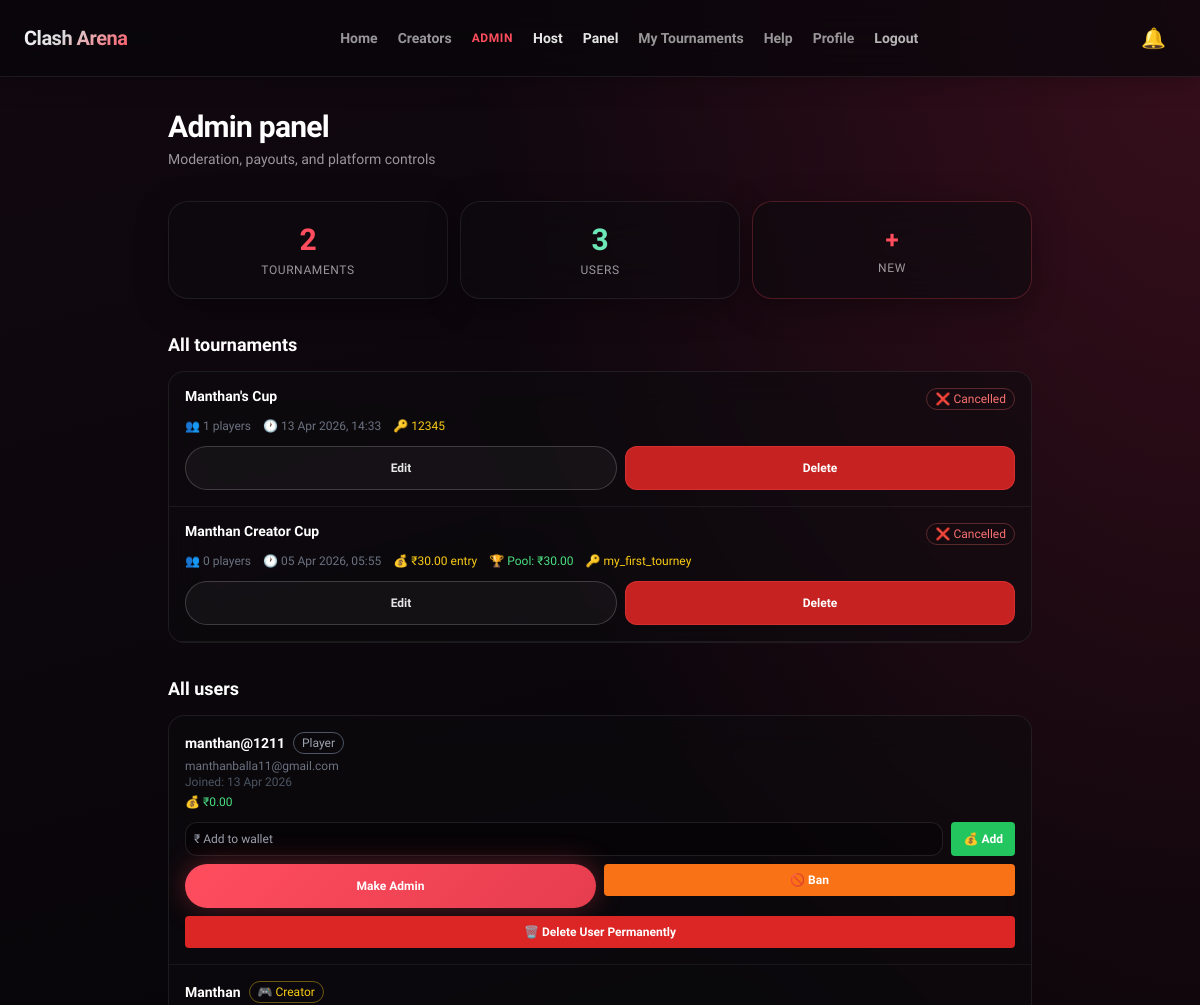
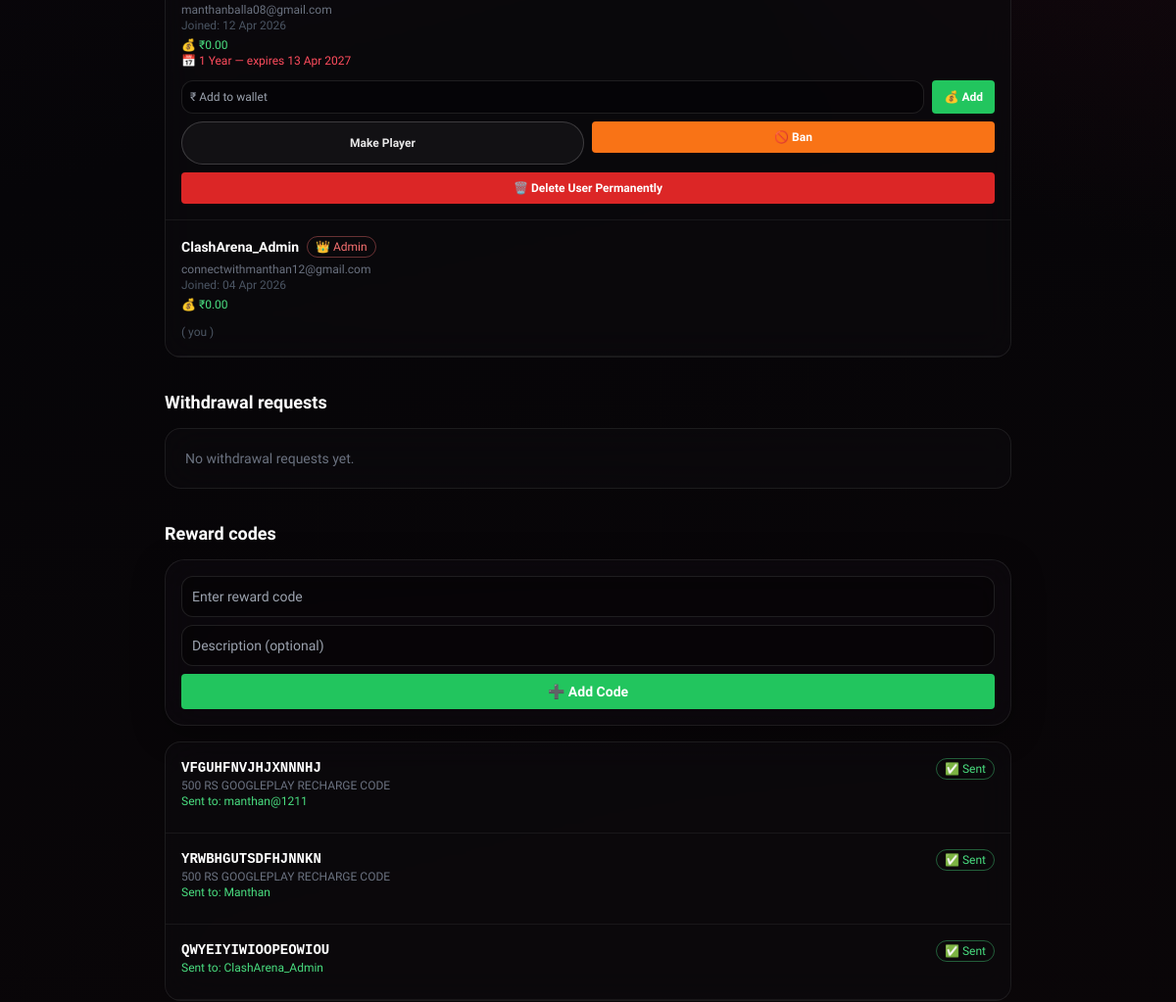
Page /creator-admin/ (signed in, upper part) on the earlier database version (2 pictures, top to bottom).
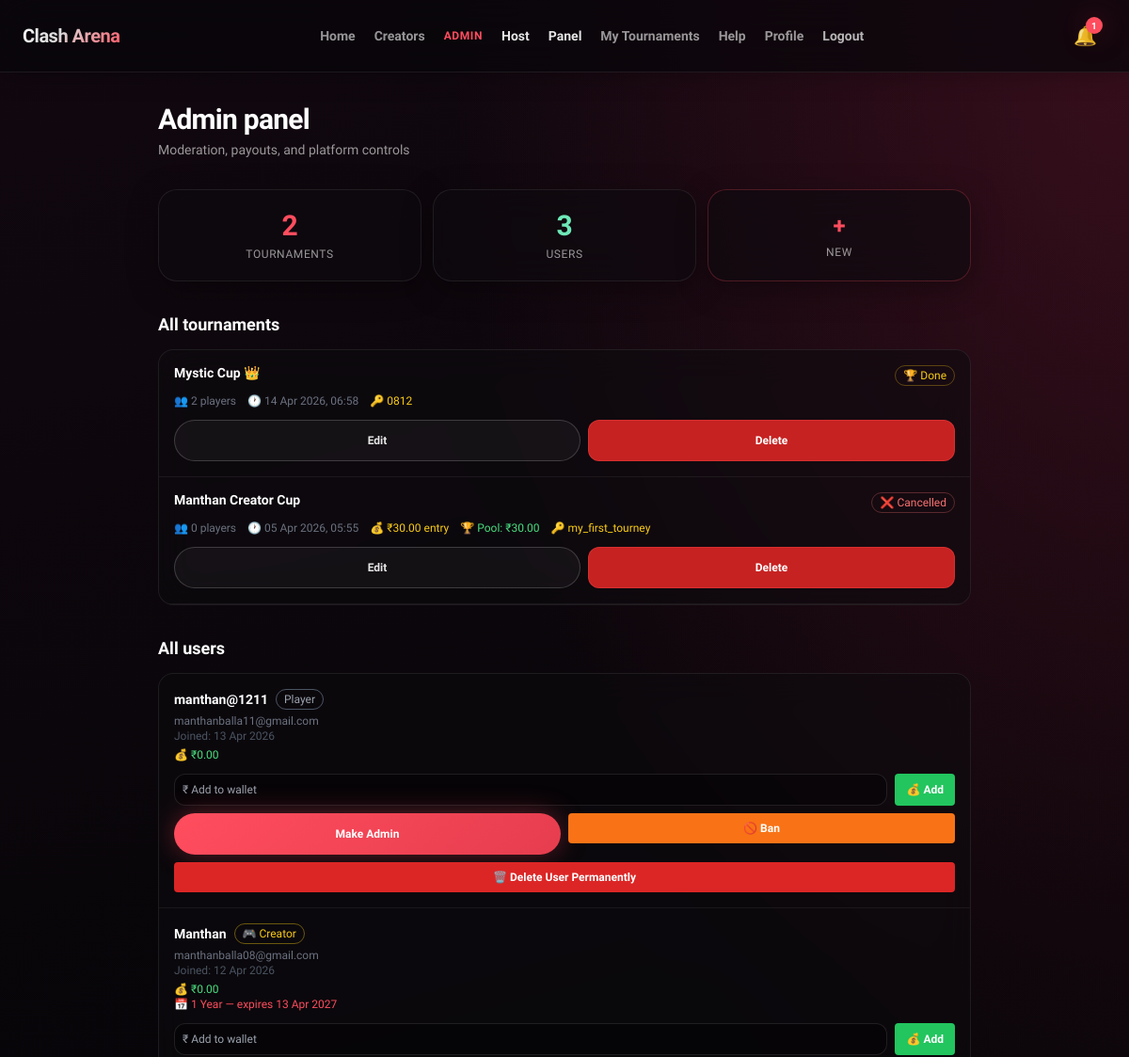
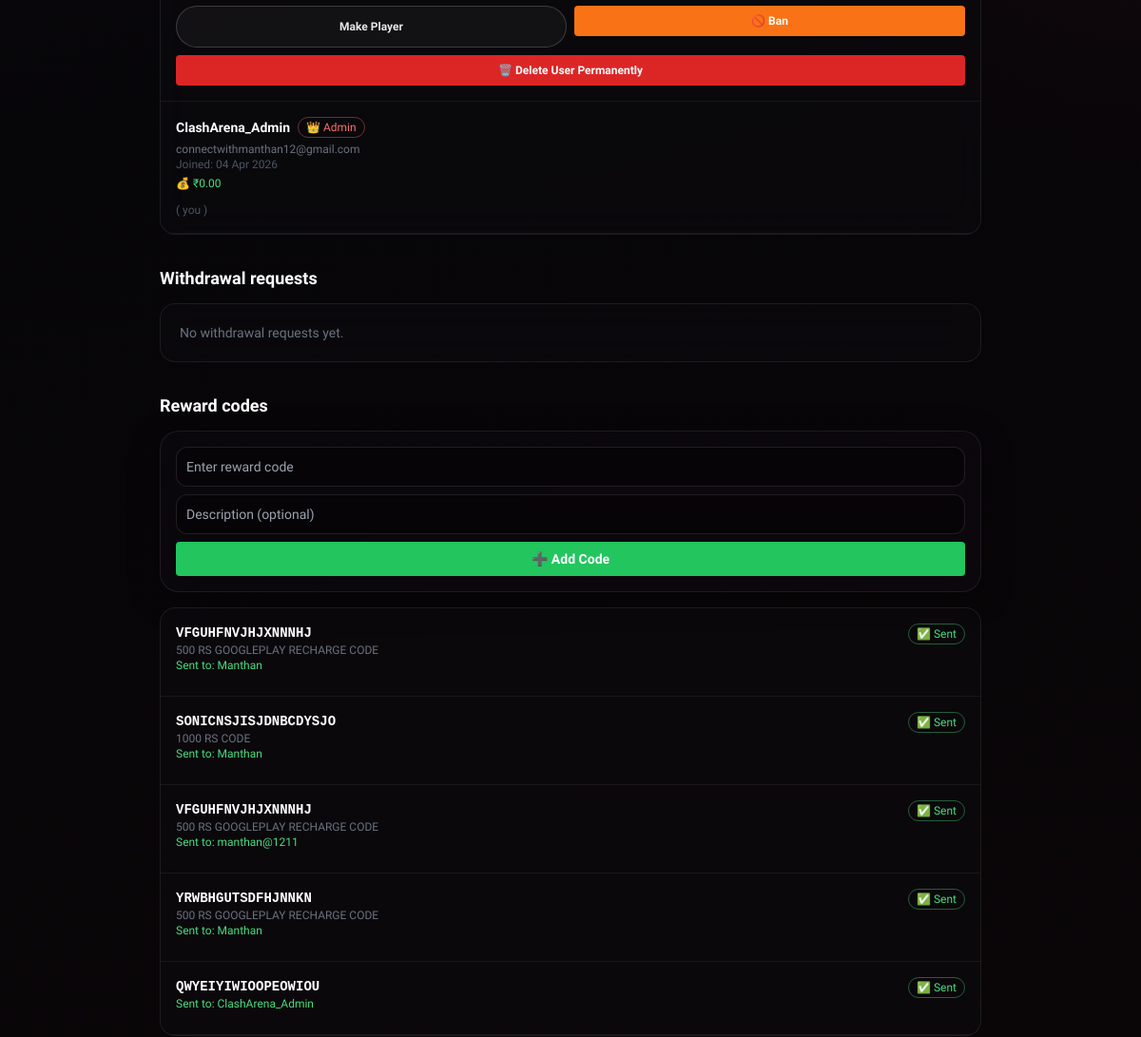
Same page on the later database version (2 pictures, top to bottom).
### core/models.py (models this page shows, shortened)
class Tournament(models.Model):
    STATUS_CHOICES = [
        ('upcoming', 'Upcoming'),
        ('ongoing', 'Ongoing'),
        ('completed', 'Completed'),
        ('cancelled', 'Cancelled'),
    ]
    REWARD_TYPE_CHOICES = [
        ('cash', 'Cash'),
        ('gift_card', 'Gift Card'),
        ('ingame', 'In-Game Item'),
        ('other', 'Other'),
    ]
    name = models.CharField(max_length=100)
    description = models.TextField()
    rules = models.TextField(blank=True, null=True)
    creator = models.ForeignKey(User, on_delete=models.CASCADE)
    password = models.CharField(max_length=50, blank=True, null=True)
    reward = models.CharField(max_length=100, blank=True)
    reward_type = models.CharField(max_length=20, choices=REWARD_TYPE_CHOICES, default='other')
    start_time = models.DateTimeField()
    end_time = models.DateTimeField(null=True, blank=True)
    join_deadline = models.DateTimeField(null=True, blank=True)
    proof_image = models.ImageField(upload_to='proofs/', blank=True, null=True)
    result_screenshot = models.ImageField(upload_to='results/', blank=True, null=True)
    reward_screenshot = models.ImageField(upload_to='rewards/', blank=True, null=True)
    created_at = models.DateTimeField(auto_now_add=True)
    is_paid = models.BooleanField(default=False)
    entry_fee = models.DecimalField(max_digits=10, decimal_places=2, default=0.00)
    min_players = models.IntegerField(default=2)
    max_players = models.IntegerField(default=100)
    prize_pool = models.DecimalField(max_digits=10, decimal_places=2, default=0.00)
    show_participants = models.BooleanField(default=True)
    status = models.CharField(max_length=20, choices=STATUS_CHOICES, default='upcoming')
    cancel_reason = models.TextField(blank=True, null=True)

class Profile(models.Model):
    PLAN_CHOICES = [
        ('none', 'No Plan'),
        ('1month', '1 Month'),
        ('3month', '3 Months'),
        ('1year', '1 Year'),
    ]
    user = models.OneToOneField(User, on_delete=models.CASCADE)
    is_creator = models.BooleanField(default=False)
    is_admin = models.BooleanField(default=False)
    upi_id = models.CharField(max_length=100, blank=True, null=True)
    reward_balance = models.DecimalField(max_digits=10, decimal_places=2, default=0.00)
    creator_plan = models.CharField(max_length=20, choices=PLAN_CHOICES, default='none')
    plan_expiry = models.DateTimeField(null=True, blank=True)
    tournaments_created_this_month = models.IntegerField(default=0)
    notify_new_tournaments = models.BooleanField(default=True)
    def plan_active(self):
        from django.utils import timezone
        if self.creator_plan == 'none':
            return False
        if self.plan_expiry and self.plan_expiry > timezone.now():
            return True
        return False

class RewardCode(models.Model):
    code = models.CharField(max_length=200)
    description = models.CharField(max_length=200, blank=True)
    tournament = models.ForeignKey('Tournament', on_delete=models.SET_NULL, null=True, blank=True)
    sent_by = models.ForeignKey(User, on_delete=models.SET_NULL, null=True, blank=True, related_name='sent_reward_codes')
    assigned_to = models.ForeignKey(User, on_delete=models.SET_NULL, null=True, blank=True)
    sent = models.BooleanField(default=False)
    sent_at = models.DateTimeField(null=True, blank=True)
    created_at = models.DateTimeField(auto_now_add=True)

### core/views.py (the view)
# urls.py: path('creator-admin/', creator_admin, name='creator_admin'),
@login_required
def creator_admin(request):
    if not request.user.profile.is_admin:
        return redirect('/')
    tournaments = Tournament.objects.all().order_by('-created_at')
    users = User.objects.all().order_by('-date_joined')
    withdrawal_requests = WithdrawalRequest.objects.all().order_by('-requested_at')
    reward_codes = RewardCode.objects.all().order_by('-created_at')
    memberships = CreatorMembership.objects.all().order_by('-started_at')
    all_transactions = Transaction.objects.all().order_by('-created_at')[:50]
    open_disputes = DisputeReport.objects.filter(status='open').order_by('-created_at')[:50]
    tournament_data = []
    for t in tournaments:
        sync_tournament_status(t)
        count = Participant.objects.filter(tournament=t).count()
        tournament_data.append({'tournament': t, 'count': count})
    return render(request, 'admin_panel.html', {
        'tournament_data': tournament_data,
        'users': users,
        'withdrawal_requests': withdrawal_requests,
        'reward_codes': reward_codes,
        'memberships': memberships,
        'all_transactions': all_transactions,
        'open_disputes': open_disputes,
    })

### core/context_processors.py (called while the page is built)
def unread_notifications(request):
    if request.user.is_authenticated:
        count = Notification.objects.filter(
            user=request.user, is_read=False
        ).count()
        return {'unread_count': count}
    return {'unread_count': 0}

### core/views.py (called while the page is built, shortened)
def sync_tournament_status(tournament, now=None):
    if tournament.status in ('cancelled', 'completed'):
        return tournament.status

### templates/admin_panel.html (shortened to what the changed rows need)
{% extends "base.html" %}
{% block content %}
<div class="max-w-4xl mx-auto px-3 sm:px-4 py-6 sm:py-8">
    <h1 class="text-2xl sm:text-3xl font-extrabold text-white mb-1 tracking-tight">Admin panel</h1>
    <h2 class="text-lg font-bold text-white mb-3">All tournaments</h2>
    <div class="ca-panel mb-8">
        {% for item in tournament_data %}
        <div class="p-4 border-b border-white/[0.06]">
            <div class="flex items-start justify-between gap-2 mb-2">
                <a href="/tournament/{{ item.tournament.id }}/"
                   class="font-bold text-white hover:text-ca-accent text-sm leading-tight flex-1">
                    {{ item.tournament.name }}
                </a>
                {% if item.tournament.status == 'upcoming' %}
                    <span class="text-blue-400 text-xs border border-blue-400/30 px-2 py-0.5 rounded-full flex-shrink-0">🕐 Upcoming</span>
                {% elif item.tournament.status == 'ongoing' %}
                    <span class="text-green-400 text-xs border border-green-400/30 px-2 py-0.5 rounded-full flex-shrink-0">🔴 Live</span>
                {% elif item.tournament.status == 'completed' %}
                    <span class="text-yellow-400 text-xs border border-yellow-400/30 px-2 py-0.5 rounded-full flex-shrink-0">🏆 Done</span>
                {% elif item.tournament.status == 'cancelled' %}
                    <span class="text-red-400 text-xs border border-red-400/30 px-2 py-0.5 rounded-full flex-shrink-0">❌ Cancelled</span>
                {% endif %}
            </div>
            <div class="flex flex-wrap gap-x-3 gap-y-1 mb-3">
                <span class="text-gray-500 text-xs">👥 {{ item.count }} players</span>
                <span class="text-gray-500 text-xs">🕐 {{ item.tournament.start_time|date:"d M Y, H:i" }}</span>
                {% if item.tournament.is_paid %}
                    <span class="text-yellow-400 text-xs">💰 ₹{{ item.tournament.entry_fee }} entry</span>
                    <span class="text-green-400 text-xs">🏆 Pool: ₹{{ item.tournament.prize_pool }}</span>
                {% endif %}
                {% if item.tournament.password %}
                    <span class="text-yellow-400 text-xs">🔑 {{ item.tournament.password }}</span>
                {% endif %}
            </div>
            <div class="flex gap-2">
                <a href="/edit-tournament/{{ item.tournament.id }}/"
                   class="flex-1 text-center ca-btn-outline min-h-[2.75rem] text-xs font-bold">
                    Edit
                </a>
                <form method="POST" action="/delete-tournament/{{ item.tournament.id }}/"
                      onsubmit="return confirm('Delete {{ item.tournament.name }}?')"
                      class="flex-1">
                    <button type="submit"
                            class="w-full min-h-[2.75rem] bg-red-600/90 text-white px-3 py-2 rounded-xl font-bold text-xs hover:bg-red-500 transition border border-red-500/40">
                        Delete
                    </button>
                </form>
            </div>
        </div>
        {% empty %}
        <p class="text-gray-500 p-5 text-sm">No tournaments yet.</p>
        {% endfor %}
    </div>
    <h2 class="text-lg font-bold text-white mb-3">All users</h2>
    <div class="ca-panel mb-8">
        {% for u in users %}
        <div class="p-4 border-b border-white/[0.06]">
            <div class="mb-3">
                <div class="flex items-center gap-2 mb-1 flex-wrap">
                    <p class="font-bold text-white text-sm">{{ u.username }}</p>
                    {% if not u.is_active %}
                        <span class="text-red-400 text-xs border border-red-400/40 px-2 py-0.5 rounded-full">🚫 Banned</span>
                    {% elif u.profile.is_admin %}
                        <span class="text-red-400 text-xs border border-red-400/40 px-2 py-0.5 rounded-full">👑 Admin</span>
                    {% elif u.profile.is_creator %}
                        <span class="text-yellow-400 text-xs border border-yellow-400/40 px-2 py-0.5 rounded-full">🎮 Creator</span>
                    {% else %}
                        <span class="text-gray-400 text-xs border border-gray-600 px-2 py-0.5 rounded-full">Player</span>
                    {% endif %}
                </div>
                <p class="text-gray-500 text-xs">{{ u.email }}</p>
                <p class="text-gray-600 text-xs">Joined: {{ u.date_joined|date:"d M Y" }}</p>
                <p class="text-green-400 text-xs mt-1">💰 ₹{{ u.profile.reward_balance }}</p>
                {% if u.profile.plan_active %}
                    <p class="text-ca-accent text-xs">📅 {{ u.profile.get_creator_plan_display }} — expires {{ u.profile.plan_expiry|date:"d M Y" }}</p>
                {% endif %}
            </div>
            {% if u != request.user %}
            <form method="POST" action="/topup-wallet/{{ u.id }}/"
                  class="flex gap-2 mb-2">
                <input type="number" name="amount" placeholder="₹ Add to wallet"
                       min="1" required
                       class="flex-1 p-2 bg-black/35 border border-white/10 rounded-xl text-white text-xs focus:outline-none focus:border-green-400">
                <button type="submit"
                        class="bg-green-500 text-white px-3 py-2 rounded font-bold text-xs hover:bg-green-400 transition flex-shrink-0">
                    💰 Add
                </button>
            </form>
            <div class="flex gap-2 mb-2">
                {% if u.is_active %}
                    {% if u.profile.is_admin %}
                        <form method="POST" action="/demote-user/{{ u.id }}/" class="flex-1">
                            {% csrf_token %}
                            <button type="submit"
                                    class="w-full min-h-[2.75rem] ca-btn-outline text-xs font-bold">
                                Remove Admin
                            </button>
                        </form>
                    {% elif u.profile.is_creator %}
                        <form method="POST" action="/demote-user/{{ u.id }}/" class="flex-1">
                            <button type="submit"
                                    class="w-full min-h-[2.75rem] ca-btn-outline text-xs font-bold">
                                Make Player
                            </button>
                        </form>
                    {% else %}
                        <form method="POST" action="/promote-user/{{ u.id }}/" class="flex-1">
                            <button type="submit"
                                    class="w-full min-h-[2.75rem] ca-btn text-xs">
                                Make Admin
                            </button>
                        </form>
                    {% endif %}
                    <form method="POST" action="/ban-user/{{ u.id }}/"
                          onsubmit="return confirm('Ban {{ u.username }}?')"
                          class="flex-1">
                        <button type="submit"
                                class="w-full bg-orange-500 text-white px-3 py-2 rounded font-bold text-xs hover:bg-orange-400 transition">
                            🚫 Ban
                        </button>
                    </form>
                {% endif %}
            </div>
            <form method="POST" action="/delete-user/{{ u.id }}/"
                  onsubmit="return confirm('PERMANENTLY delete {{ u.username }} and all their data?')">
                <button type="submit"
                        class="w-full bg-red-600 text-white px-3 py-2 rounded font-bold text-xs hover:bg-red-500 transition">
                    🗑️ Delete User Permanently
                </button>
            </form>
            {% else %}
            <p class="text-gray-600 text-xs">( you )</p>
            {% endif %}
        </div>
        {% empty %}
        <p class="text-gray-500 p-5 text-sm">No users yet.</p>
        {% endfor %}
    </div>
    <h2 class="text-lg font-bold text-white mb-3">Withdrawal requests</h2>
    <h2 class="text-lg font-bold text-white mb-3">Reward codes</h2>
    <div class="ca-panel mb-8">
        {% for code in reward_codes %}
        <div class="p-4 border-b border-white/[0.06]">
            <div class="flex items-start justify-between gap-2 mb-2">
                <div class="flex-1 min-w-0">
                    <p class="font-bold text-white text-sm font-mono truncate">{{ code.code }}</p>
                    {% if code.description %}
                        <p class="text-gray-500 text-xs">{{ code.description }}</p>
                    {% endif %}
                    {% if code.assigned_to %}
                        <p class="text-green-400 text-xs">Sent to: {{ code.assigned_to.username }}</p>
                    {% endif %}
                </div>
                {% if code.sent %}
                    <span class="text-green-400 text-xs border border-green-400/40 px-2 py-0.5 rounded-full flex-shrink-0">✅ Sent</span>
                {% else %}
                    <span class="text-yellow-400 text-xs border border-yellow-400/40 px-2 py-0.5 rounded-full flex-shrink-0">Available</span>
                {% endif %}
            </div>
        </div>
        {% empty %}
        <p class="text-gray-500 text-sm p-5">No reward codes yet.</p>
        {% endfor %}
    </div>
</div>
{% endblock %}

Differences in the rows shown:
removed Tournament: tournament.name "Manthan's Cup", status "❌ Cancelled", count "1", tournament.start_time "13 Apr 2026, 14:33", tournament.password "12345"
added Tournament: tournament.name "Mystic Cup 👑", status "🏆 Done", count "2", tournament.start_time "14 Apr 2026, 06:58", tournament.password "0812"
added RewardCode: code "VFGUHFNVJHJXNNNHJ", description "500 RS GOOGLEPLAY RECHARGE CODE", assigned_to.username "Manthan", sent "✅ Sent"
added RewardCode: code "SONICNSJISJDNBCDYSJO", description "1000 RS CODE", assigned_to.username "Manthan", sent "✅ Sent"
Other differences:
{{ unread_count }}: (not shown) → "1"
